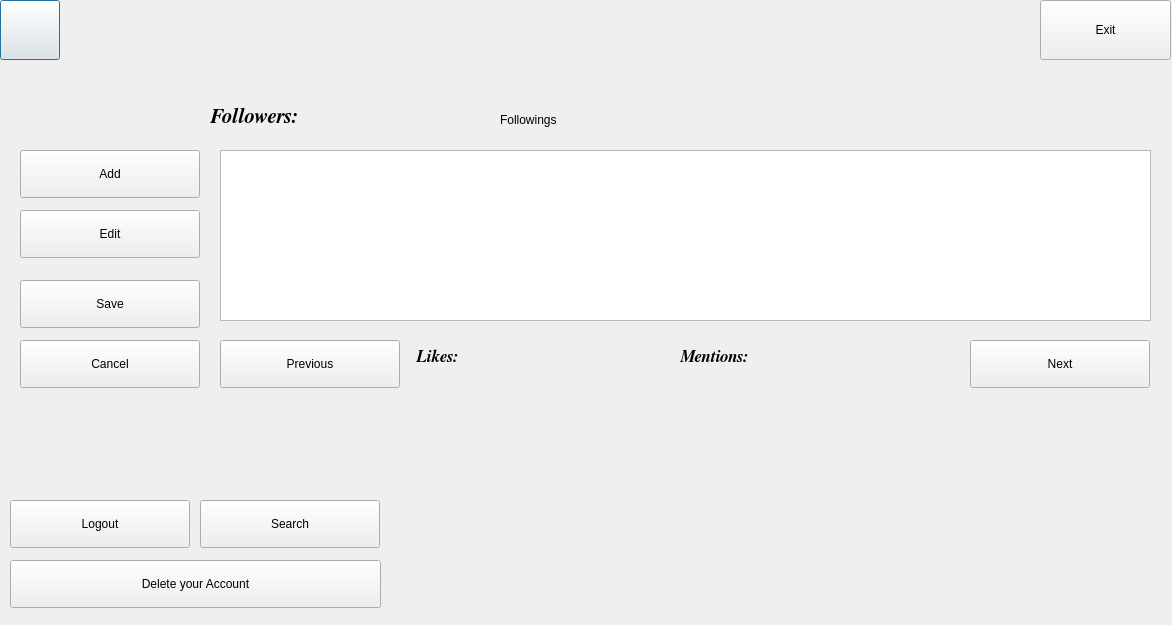
<?xml version="1.0" encoding="UTF-8"?>
<ui version="4.0">
 <class>WindowPer</class>
 <widget class="QDialog" name="WindowPer">
  <property name="geometry">
   <rect>
    <x>0</x>
    <y>0</y>
    <width>1172</width>
    <height>625</height>
   </rect>
  </property>
  <property name="sizePolicy">
   <sizepolicy hsizetype="Fixed" vsizetype="Fixed">
    <horstretch>0</horstretch>
    <verstretch>0</verstretch>
   </sizepolicy>
  </property>
  <property name="minimumSize">
   <size>
    <width>1172</width>
    <height>625</height>
   </size>
  </property>
  <property name="maximumSize">
   <size>
    <width>1172</width>
    <height>625</height>
   </size>
  </property>
  <property name="windowTitle">
   <string>Dialog</string>
  </property>
  <property name="windowIcon">
   <iconset>
    <normaloff>:/img/LogoB</normaloff>:/img/LogoB</iconset>
  </property>
  <widget class="QLabel" name="BG">
   <property name="geometry">
    <rect>
     <x>-10</x>
     <y>0</y>
     <width>1172</width>
     <height>625</height>
    </rect>
   </property>
   <property name="text">
    <string/>
   </property>
  </widget>
  <widget class="QPushButton" name="settingBtn">
   <property name="geometry">
    <rect>
     <x>0</x>
     <y>0</y>
     <width>60</width>
     <height>60</height>
    </rect>
   </property>
   <property name="cursor">
    <cursorShape>PointingHandCursor</cursorShape>
   </property>
   <property name="text">
    <string/>
   </property>
   <property name="icon">
    <iconset resource="Resours/Recours.qrc">
     <normaloff>:/icon/setting</normaloff>:/icon/setting</iconset>
   </property>
   <property name="iconSize">
    <size>
     <width>60</width>
     <height>60</height>
    </size>
   </property>
  </widget>
  <widget class="QPushButton" name="exitBtn">
   <property name="geometry">
    <rect>
     <x>1040</x>
     <y>0</y>
     <width>131</width>
     <height>60</height>
    </rect>
   </property>
   <property name="cursor">
    <cursorShape>PointingHandCursor</cursorShape>
   </property>
   <property name="text">
    <string>Exit</string>
   </property>
   <property name="icon">
    <iconset resource="Resours/Recours.qrc">
     <normaloff>:/icon/icons8-power-off-button-96.png</normaloff>:/icon/icons8-power-off-button-96.png</iconset>
   </property>
   <property name="iconSize">
    <size>
     <width>50</width>
     <height>50</height>
    </size>
   </property>
  </widget>
  <widget class="QPushButton" name="deleteAccBtn">
   <property name="geometry">
    <rect>
     <x>10</x>
     <y>560</y>
     <width>371</width>
     <height>48</height>
    </rect>
   </property>
   <property name="cursor">
    <cursorShape>PointingHandCursor</cursorShape>
   </property>
   <property name="text">
    <string>Delete your Account</string>
   </property>
   <property name="icon">
    <iconset resource="Resours/Recours.qrc">
     <normaloff>:/icon/trash</normaloff>:/icon/trash</iconset>
   </property>
   <property name="iconSize">
    <size>
     <width>50</width>
     <height>50</height>
    </size>
   </property>
  </widget>
  <widget class="QPushButton" name="userSearchBtn">
   <property name="geometry">
    <rect>
     <x>200</x>
     <y>500</y>
     <width>180</width>
     <height>48</height>
    </rect>
   </property>
   <property name="cursor">
    <cursorShape>BusyCursor</cursorShape>
   </property>
   <property name="text">
    <string>Search</string>
   </property>
   <property name="icon">
    <iconset resource="Resours/Recours.qrc">
     <normaloff>:/icon/icons8-evidence-96.png</normaloff>:/icon/icons8-evidence-96.png</iconset>
   </property>
   <property name="iconSize">
    <size>
     <width>50</width>
     <height>50</height>
    </size>
   </property>
  </widget>
  <widget class="QPushButton" name="addBtn">
   <property name="geometry">
    <rect>
     <x>20</x>
     <y>150</y>
     <width>180</width>
     <height>48</height>
    </rect>
   </property>
   <property name="cursor">
    <cursorShape>PointingHandCursor</cursorShape>
   </property>
   <property name="text">
    <string>Add</string>
   </property>
   <property name="icon">
    <iconset resource="Resours/Recours.qrc">
     <normaloff>:/icon/icons8-plus-math-96.png</normaloff>:/icon/icons8-plus-math-96.png</iconset>
   </property>
   <property name="iconSize">
    <size>
     <width>50</width>
     <height>50</height>
    </size>
   </property>
  </widget>
  <widget class="QPushButton" name="logoutBtn">
   <property name="geometry">
    <rect>
     <x>10</x>
     <y>500</y>
     <width>180</width>
     <height>48</height>
    </rect>
   </property>
   <property name="cursor">
    <cursorShape>PointingHandCursor</cursorShape>
   </property>
   <property name="text">
    <string>Logout</string>
   </property>
   <property name="icon">
    <iconset resource="Resours/Recours.qrc">
     <normaloff>:/icon/icons8-arrow-pointing-left-96.png</normaloff>:/icon/icons8-arrow-pointing-left-96.png</iconset>
   </property>
   <property name="iconSize">
    <size>
     <width>50</width>
     <height>50</height>
    </size>
   </property>
  </widget>
  <widget class="QPlainTextEdit" name="tweetTxt">
   <property name="geometry">
    <rect>
     <x>220</x>
     <y>150</y>
     <width>931</width>
     <height>171</height>
    </rect>
   </property>
  </widget>
  <widget class="QPushButton" name="saveBtn">
   <property name="geometry">
    <rect>
     <x>20</x>
     <y>280</y>
     <width>180</width>
     <height>48</height>
    </rect>
   </property>
   <property name="cursor">
    <cursorShape>PointingHandCursor</cursorShape>
   </property>
   <property name="text">
    <string>Save</string>
   </property>
   <property name="icon">
    <iconset resource="Resours/Recours.qrc">
     <normaloff>:/icon/icons8-save-96.png</normaloff>:/icon/icons8-save-96.png</iconset>
   </property>
   <property name="iconSize">
    <size>
     <width>50</width>
     <height>50</height>
    </size>
   </property>
  </widget>
  <widget class="QPushButton" name="cancelBtn">
   <property name="geometry">
    <rect>
     <x>20</x>
     <y>340</y>
     <width>180</width>
     <height>48</height>
    </rect>
   </property>
   <property name="cursor">
    <cursorShape>PointingHandCursor</cursorShape>
   </property>
   <property name="text">
    <string>Cancel</string>
   </property>
  </widget>
  <widget class="QPushButton" name="nextBtn">
   <property name="geometry">
    <rect>
     <x>970</x>
     <y>340</y>
     <width>180</width>
     <height>48</height>
    </rect>
   </property>
   <property name="cursor">
    <cursorShape>PointingHandCursor</cursorShape>
   </property>
   <property name="text">
    <string>Next</string>
   </property>
   <property name="icon">
    <iconset resource="Resours/Recours.qrc">
     <normaloff>:/icon/icons8-chevron-right-48.png</normaloff>:/icon/icons8-chevron-right-48.png</iconset>
   </property>
   <property name="iconSize">
    <size>
     <width>40</width>
     <height>40</height>
    </size>
   </property>
  </widget>
  <widget class="QPushButton" name="preBtn">
   <property name="geometry">
    <rect>
     <x>220</x>
     <y>340</y>
     <width>180</width>
     <height>48</height>
    </rect>
   </property>
   <property name="cursor">
    <cursorShape>PointingHandCursor</cursorShape>
   </property>
   <property name="text">
    <string>Previous</string>
   </property>
   <property name="icon">
    <iconset resource="Resours/Recours.qrc">
     <normaloff>:/icon/icons8-chevron-left-96.png</normaloff>:/icon/icons8-chevron-left-96.png</iconset>
   </property>
   <property name="iconSize">
    <size>
     <width>40</width>
     <height>40</height>
    </size>
   </property>
  </widget>
  <widget class="QLabel" name="likeTxt">
   <property name="geometry">
    <rect>
     <x>416</x>
     <y>340</y>
     <width>211</width>
     <height>34</height>
    </rect>
   </property>
   <property name="font">
    <font>
     <family>FreeSerif</family>
     <pointsize>13</pointsize>
     <italic>true</italic>
     <bold>true</bold>
    </font>
   </property>
   <property name="text">
    <string>Likes:</string>
   </property>
  </widget>
  <widget class="QLabel" name="mentionTxt">
   <property name="geometry">
    <rect>
     <x>680</x>
     <y>340</y>
     <width>251</width>
     <height>34</height>
    </rect>
   </property>
   <property name="font">
    <font>
     <family>FreeSerif</family>
     <pointsize>13</pointsize>
     <italic>true</italic>
     <bold>true</bold>
    </font>
   </property>
   <property name="text">
    <string>Mentions:</string>
   </property>
  </widget>
  <widget class="QLabel" name="followersTxt">
   <property name="geometry">
    <rect>
     <x>210</x>
     <y>100</y>
     <width>261</width>
     <height>34</height>
    </rect>
   </property>
   <property name="font">
    <font>
     <family>FreeSerif</family>
     <pointsize>16</pointsize>
     <italic>true</italic>
     <bold>true</bold>
    </font>
   </property>
   <property name="text">
    <string>Followers:</string>
   </property>
  </widget>
  <widget class="QPushButton" name="editBtn">
   <property name="geometry">
    <rect>
     <x>20</x>
     <y>210</y>
     <width>180</width>
     <height>48</height>
    </rect>
   </property>
   <property name="cursor">
    <cursorShape>PointingHandCursor</cursorShape>
   </property>
   <property name="text">
    <string>Edit</string>
   </property>
   <property name="icon">
    <iconset resource="Resours/Recours.qrc">
     <normaloff>:/icon/icons8-edit-96.png</normaloff>:/icon/icons8-edit-96.png</iconset>
   </property>
   <property name="iconSize">
    <size>
     <width>50</width>
     <height>50</height>
    </size>
   </property>
  </widget>
  <widget class="QLabel" name="label">
   <property name="enabled">
    <bool>true</bool>
   </property>
   <property name="geometry">
    <rect>
     <x>500</x>
     <y>90</y>
     <width>261</width>
     <height>61</height>
    </rect>
   </property>
   <property name="text">
    <string>Followings</string>
   </property>
   <property name="textFormat">
    <enum>Qt::RichText</enum>
   </property>
  </widget>
 </widget>
 <resources>
  <include location="Resours/Recours.qrc"/>
 </resources>
 <connections/>
</ui>
